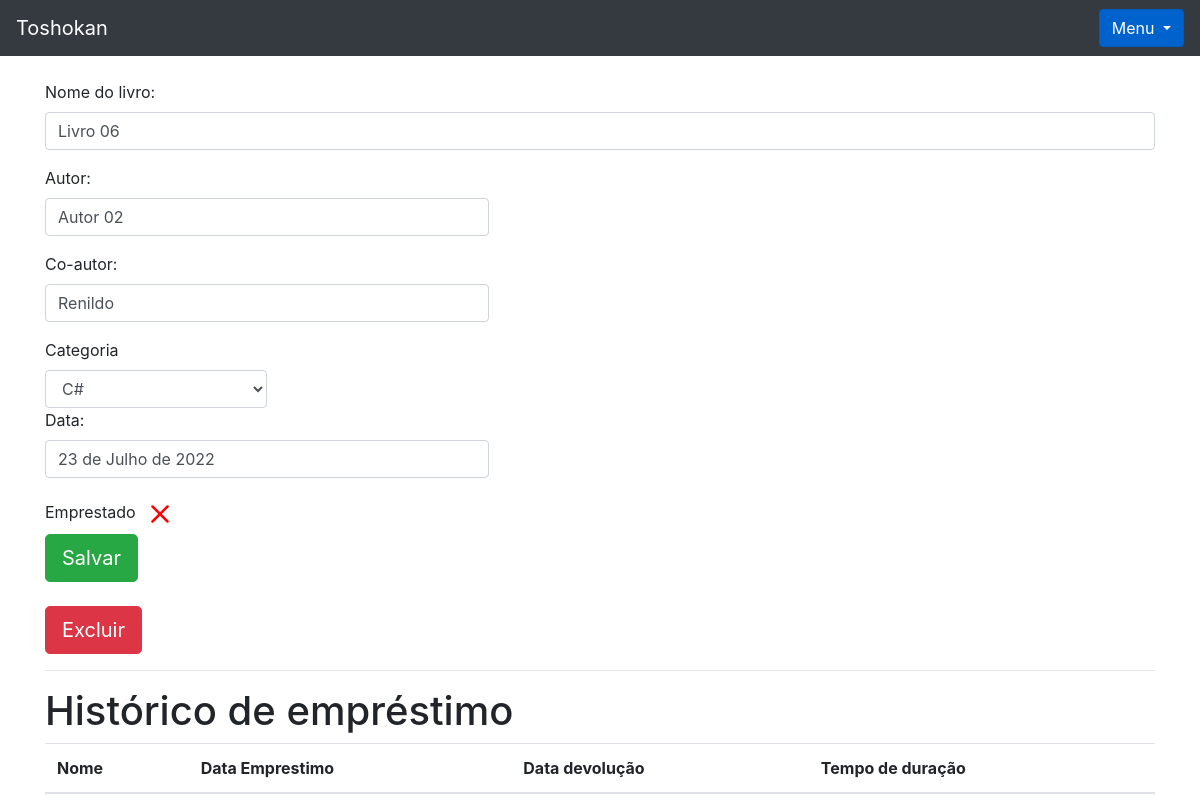
Page /livro/ver_livro/9 (signed in) on the earlier database version.
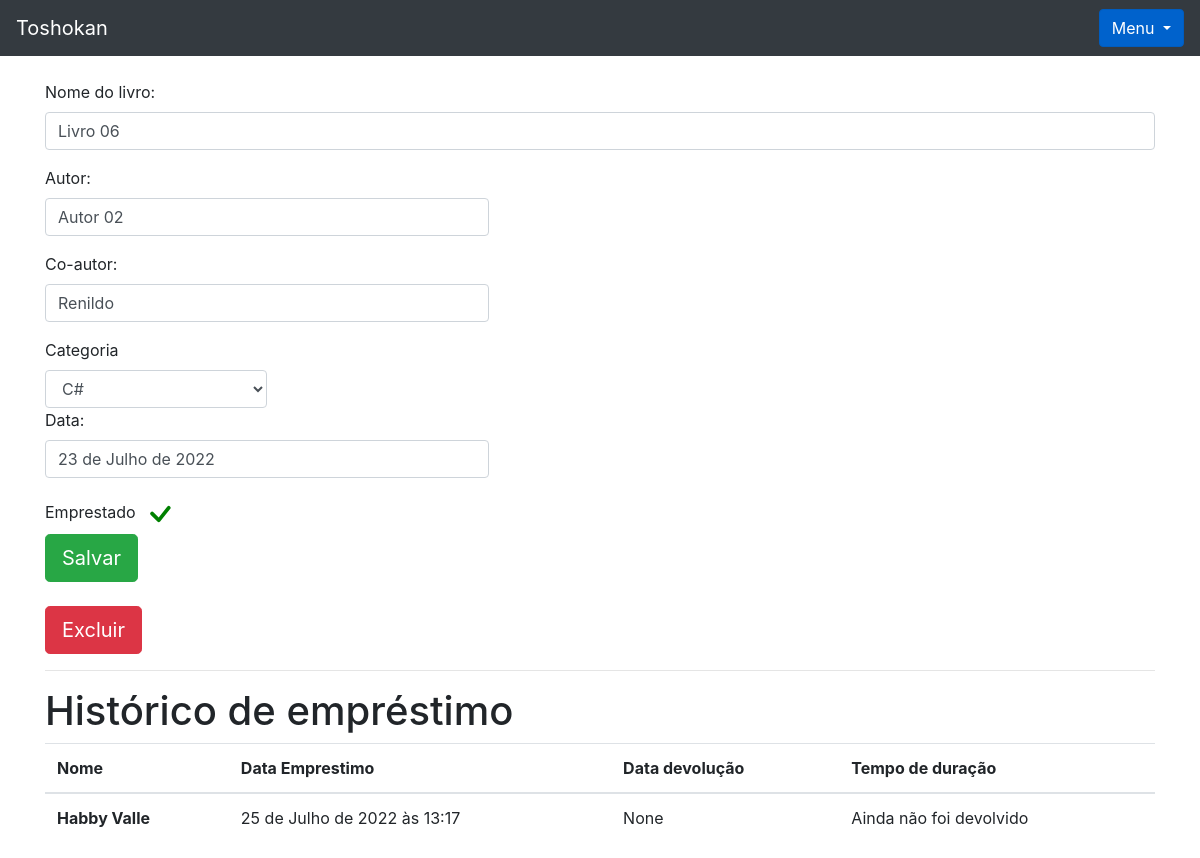
Same page on the later database version.
### livros_app/models.py (models this page shows, shortened)
class Emprestimos(models.Model):
    choices = (
        ('P', 'Péssimo'),
        ('R', 'Ruim'),
        ('B', 'Bom'),
        ('O', 'Ótimo')
    )
    nome_emprestado = models.ForeignKey(Usuario, on_delete=models.DO_NOTHING, blank = True, null = True)
    nome_emprestado_anonimo = models.CharField(max_length = 30, blank = True, null = True)
    data_emprestimo = models.DateTimeField(default=datetime.datetime.now())
    data_devolucao = models.DateTimeField(blank = True, null = True)
    livro = models.ForeignKey(Livros, on_delete=models.DO_NOTHING)
    avaliacao = models.CharField(max_length=1, choices=choices, null=True, blank=True)

### usuarios_app/models.py (models this page shows)
class Usuario(models.Model):
    nome = models.CharField(max_length=30)
    email = models.EmailField()
    senha = models.CharField(max_length=64)
    def __str__(self):
        return self.nome

### livros_app/views.py (the view)
# urls.py: path('ver_livro/<int:id>', views.ver_livros, name='ver_livro'),
def ver_livros(request, id):
    if request.session.get('usuario'):
        livro = Livros.objects.get(id=id)
        if request.session.get('usuario') == livro.usuario.id:
            categoria_livro = Categoria.objects.filter(usuario = request.session.get('usuario'))
            emprestimos = Emprestimos.objects.filter(livro = livro)
            form = CadastroLivro()
            usuario = Usuario.objects.get(id = request.session['usuario'])
            form.fields['usuario'].initial = request.session['usuario']
            form.fields['categoria'].queryset = Categoria.objects.filter(usuario = usuario)
            form_categoria = CategoriaLivro()
            usuarios = Usuario.objects.all()
            livros_emprestar = Livros.objects.filter(usuario = usuario).filter(emprestado = False)
            livros_emprestados = Livros.objects.filter(usuario = usuario).filter(emprestado = True)
            return render(request, 'ver_livro.html', {'livro': livro, 'categoria_livro': categoria_livro,
            'emprestimos' : emprestimos, 'usuario_logado': request.session.get('usuario'), 'form' : form, 'id_livro': id,
            'form_categoria': form_categoria, 'usuarios' : usuarios, 'livros_emprestar' : livros_emprestar,
            'livros_emprestados': livros_emprestados})
        else:
            return HttpResponse('Esse livro não é seu')
    return redirect('/auth/login/?status=2')

### livros_app/forms.py
class CadastroLivro(forms.ModelForm):
    class Meta:
        model = Livros
        fields =  '__all__'
    def __init__(self, *args, **kwargs):
        super().__init__(*args, **kwargs)
        self.fields['usuario'].widget = forms.HiddenInput()

class CategoriaLivro(forms.Form):
    nome = forms.CharField(max_length=30)
    descricao = forms.CharField(max_length=60)
    def __init__(self, *args, **kwargs):
        super().__init__(*args, **kwargs)
        self.fields['descricao'].widget = forms.Textarea()

### livros_app/models.py (called while the page is built)
    def __str__(self):
        return self.nome

### livros_app/templatetags/filtros.py (called while the page is built)
@register.filter
def mostra_duracao(value1, value2):
    if all((isinstance(value1, datetime), isinstance(value2, datetime))):
        dias = (value1 - value2).days
        texto = 'Dias'
        if dias == 1:
            texto = 'Dia'
        return f"{dias} {texto}."
    return "Ainda não foi devolvido"

### livros_app/templates/ver_livro.html (shortened to what this page needs)
{% extends 'base.html' %}
{% load filtros %}
{% block 'conteudo' %}
<div class="container">
    <br>
    <form action="#" method="POST">
        <p>
            <label>Nome do livro:</label>
            <input class="form-control" type="texte" value="{{livro.nome}}" name="nome_livro">
          </p>
          <p>
            <label>Autor:</label>
            <input style="width: 40%;" class="form-control" type="texte" value="{{livro.autor}}" name="autor">
          </p>
          <p>
            <label>Co-autor:</label>
            <input style="width: 40%;" class="form-control" type="texte" value="{{livro.co_autor}}" name="co_autor">
          </p>
          <label>Categoria</label>
          <select name = "categoria" class = "form-control" style = "width: 20%">
            {% for i in categoria_livro %}
            {% if livro.categoria.nome == i.nome %}
              <option selected>{{i}}</option>
            {% else %}
              <option>{{i}}</option>
            {% endif %}
            {% endfor %}
          </select>
          <p>
            <label>Data:</label>
            <input style="width: 40%;" class="form-control" type="texte" value="{{livro.data_cadastro}}" name="co_autor">
          </p>
        <label>Emprestado</label>
        {% if livro.emprestado %}
          <svg style="color: green" xmlns="http://www.w3.org/2000/svg" width="40" height="40" fill="currentColor" class="bi bi-check" viewBox="0 0 16 16">
            <path d="M10.97 4.97a.75.75 0 0 1 1.07 1.05l-3.99 4.99a.75.75 0 0 1-1.08.02L4.324 8.384a.75.75 0 1 1 1.06-1.06l2.094 2.093 3.473-4.425a.267.267 0 0 1 .02-.022z"/>
          </svg>
        {% endif %}
        <br>
        <input type="submit" class="btn btn-success btn-lg" value="Salvar">
    </form>
    <br>
    <button type="button" class="btn btn-danger btn-lg" data-toggle="modal" data-target="#exampleModal2">
      Excluir
    </button>
    <hr>
    <h1>Histórico de empréstimo</h1>
    <table class="table">
      <thead>
        <tr>
          <th scope="col">Nome</th>
          <th scope="col">Data Emprestimo</th>
          <th scope="col">Data devolução</th>
          <th scope="col">Tempo de duração</th>
        </tr>
      </thead>
      <tbody>
        {% for i in emprestimos %}
        <tr>
          {% if i.nome_emprestado_anonimo %}
          <th scope="row">{{i.nome_emprestado_anonimo}}</th>
          {% else %}
          <th scope="row">{{i.nome_emprestado}}</th>
          {% endif %}
          <td>{{i.data_emprestimo}}</td>
          <td>{{i.data_devolucao}}</td>
          <td>{{i.data_devolucao|mostra_duracao:i.data_emprestimo}}</td>
        </tr>
        {% endfor %}
      </tbody>
    </table>
</div>
{% endblock 'conteudo' %}

Differences in the rows shown:
changed Livros "Livro 06": emprestado False → True (drawn)
added Emprestimos: nome_emprestado "Habby Valle", data_emprestimo "25 de Julho de 2022 às 13:17", data_devolucao "None", data_devolucao|mostra_duracao "Ainda não foi devolvido"
